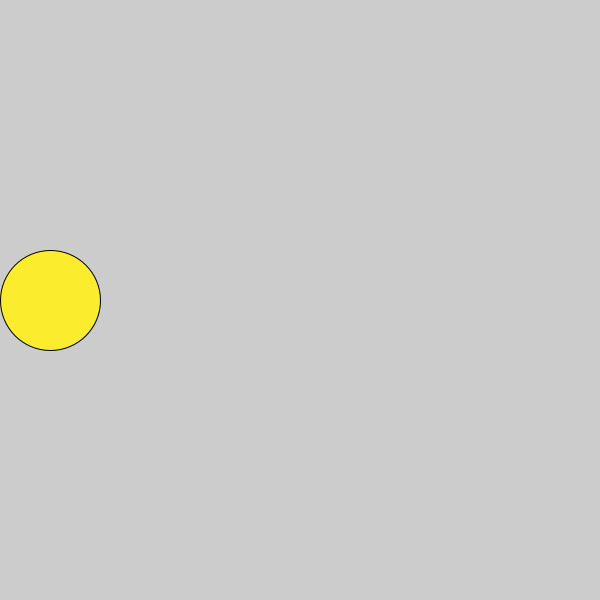
Frame 1 (no input)
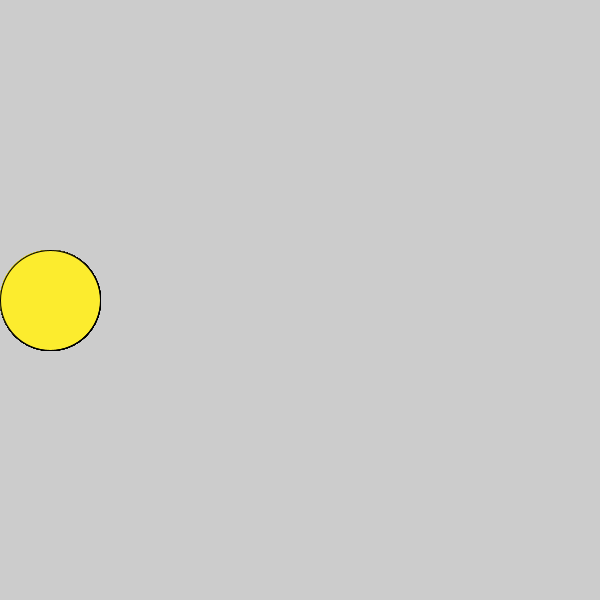
Frame 60 (the mouse pressed at the canvas centre just before this capture)
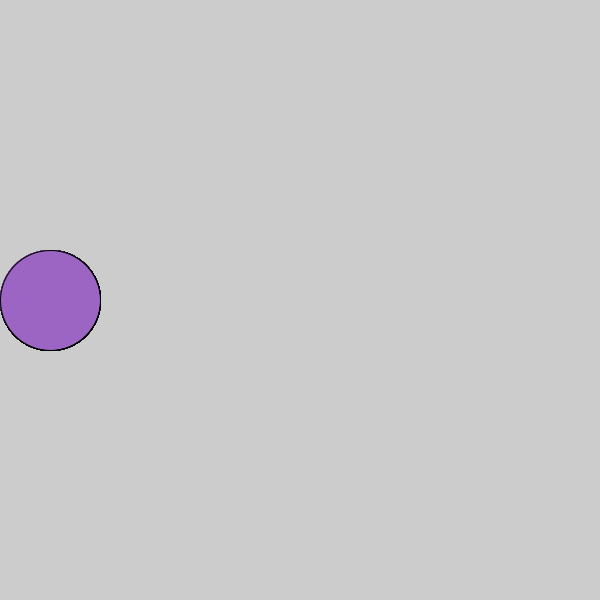
Frame 120 (the mouse held since frame 60 and released just before this capture)

The Processing sketch that drew these frames (run headless with seeded random() and noise(); from frame 60 on, the mouse is pressed at the canvas centre):

// Processing sketch: c_LogicalDot
// ── c_LogicalDot.pde

void setup() {
  
// 1. Set the size of the sketch. Make it 600 pixels square. 
  size(600,600);

}

void draw() {
  

// 2. Draw an ellipse
// Run the program to make sure it works before moving on.


// 3. Change the color of the ellipse when the mouse is pressed.
//    Use the following code, but put your colors where indicated
//    Remember to use the   fill()  command to set colors.

if (mousePressed) {
 
   //  put one color here 
  fill(#9C65C4);
} else {
  
   // put a different color here
  fill(#FCEC2E);
}  
  
 ellipse(50,300, 100,100); 
  
}
